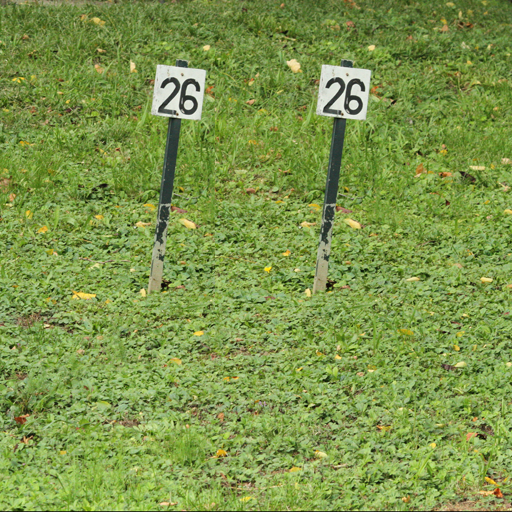
#> input picture 040_F.png, 512 x 512 px
$ python KisKrisztian_szakdolgozat_refactored.py
#> lines starting #> are read from the running program, lines starting #| are printed output that depends on the picture; after the words box and inside, x2 and y2 are one past the last pixel; in counts of white or black regions, pixels touching at a corner belong together
"""
Author: Kis Krisztián / R9Z50I
Diploma work title: Régiók többszörözésének észlelése a jellemzőpontok megfeleltetésének segítségével
Date: 2020
"""

import cv2
import numpy as np
import math
import time
from matplotlib import pyplot as plt


class ImageProcessor:
    def __init__(self, image_path):
        self.image_path = image_path
        # Read in the image
        self.original_image = cv2.imread(self.image_path)
        # Original image parameters: Height, Width, channel
        self.h, self.w, self.c = self.original_image.shape

    def grayscale_conversion(self):
        """
        1. Step
        Convert the RGB image to grayscale
        """
        self.gray_image = cv2.cvtColor(self.original_image, cv2.COLOR_BGR2GRAY)
        return self.gray_image

    def sift_detection(self):
        """
        2. Step
        Detect the keypoints and descriptors in the image using SIFT
        """
        sift = cv2.SIFT_create(nfeatures=100000, nOctaveLayers=3, sigma=1.6)
        self.keypoints, self.descriptors = sift.detectAndCompute(self.gray_image, None)
        return self.keypoints, self.descriptors

    def draw_keypoints(self, keypoints, flag=cv2.DRAW_MATCHES_FLAGS_DRAW_RICH_KEYPOINTS):
        """
        2.1. Step
        (OPTIONAL)
        Draw out keypoints, FLAG is for vector size and direction
        Show image or save out in a file
        """
        img_keypoints_draw = self.original_image.copy()
        img_keypoints_draw = cv2.drawKeypoints(self.original_image, keypoints, None, flags=flag)
        cv2.imshow("result", img_keypoints_draw)
        cv2.waitKey(0)
        cv2.destroyAllWindows()
        cv2.imwrite('keypoints.png', img_keypoints_draw)

    def match_keypoints(self, descriptors):
        """
        3. Step
        Find the matches between the keypoints using BFMatcher
        """
        self.bf = cv2.BFMatcher(cv2.NORM_L2, crossCheck=False)

        # Brute-Force with KNN, K the number of best matches
        matches = self.bf.knnMatch(descriptors, descriptors, k=3)

        # Removing self matching points
        better_matches = []
        for a, b, c in matches:
            if a.trainIdx == a.queryIdx:
                better_matches.append([b, c])
            elif b.trainIdx == b.queryIdx:
                better_matches.append([a, c])
            elif c.trainIdx == c.queryIdx:
                better_matches.append([a, b])

        # 5.3) Apply ratio test
        ratio_thresh = 0.5
        good_matches = []
        for m, n in better_matches:
            if m.distance < ratio_thresh * n.distance:
                good_matches.append(m)
        return good_matches

    def affine_transform(self, good_matches):
        """
        4. Step
        Apply affine transform to the keypoints using RANSAC
        """
        MIN_MATCH_COUNT = 3
        if len(good_matches) > MIN_MATCH_COUNT:
            src_pts = np.float32([self.keypoints[m.trainIdx].pt for m in good_matches])
            dst_pts = np.float32([self.keypoints[m.queryIdx].pt for m in good_matches])

            # Affine Transform matrix for forward transform matrix
            self.retval_forward, self.inliers_forward = cv2.estimateAffine2D(src_pts, dst_pts, method=cv2.RANSAC,
                                                                             ransacReprojThreshold=3, maxIters=100,
                                                                             confidence=0.99)
            # Affine Transform matrix for backward transform matrix
            self.retval_backward, self.inliers_backward = cv2.estimateAffine2D(dst_pts, src_pts, method=cv2.RANSAC,
                                                                               ransacReprojThreshold=3, maxIters=100,
                                                                               confidence=0.99)
            matches_mask = self.inliers_forward.ravel().tolist()
        else:
            print("Not enough keypoint matches")

        # Filter with RANSAC
        final_matches = []
        for i in range(len(good_matches)):
            if matches_mask[i] == 1:
                final_matches.append(good_matches[i])
        return self.retval_forward, self.retval_backward, final_matches

    def draw_lines_and_circles(self, final_matches):
        """
        4.1. Step
        Draw lines and circles on the image based on final matches
        """
        # Grayscale image convert to RGB image
        img_Fmatches = cv2.cvtColor(self.gray_image, cv2.COLOR_GRAY2RGB)

        list_point1 = []
        list_point2 = []
        for j in final_matches:
            # Get the matching keypoints for each of the images
            point1 = j.trainIdx
            point2 = j.queryIdx

            # Get the coordinates, x - columns, y - rows
            (x1, y1) = self.keypoints[point1].pt
            (x2, y2) = self.keypoints[point2].pt

            # Append to each list
            list_point1.append((int(x1), int(y1)))
            list_point2.append((int(x2), int(y2)))

            # Draw a small circle at both co-ordinates: radius 4, colour green, thickness = 1
            # copy keypoints circles
            cv2.circle(img_Fmatches, (int(x1), int(y1)), 4, (0, 255, 0), 1)
            # original keypoints circles
            cv2.circle(img_Fmatches, (int(x2), int(y2)), 4, (0, 255, 0), 1)

            # Draw a line in between the two points, thickness = 1, colour green
            cv2.line(img_Fmatches, (int(x1), int(y1)), (int(x2), int(y2)), (0, 255, 0), 1)

        return img_Fmatches

    def compute_correlation_maps(self, retval_forward, retval_backward):
        """
        5. Step
        Compute the region correlation maps based on forward and backward affine transform matrices
        """

        # WrapAffine for forward map
        wrapAffine_img_forward = cv2.warpAffine(self.gray_image, self.retval_forward, (self.w, self.h))

        # WrapAffine for backward map
        wrapAffine_img_backward = cv2.warpAffine(self.gray_image, self.retval_backward, (self.w, self.h))

        # Black images filled up with zeros
        forward_correlation_map = np.zeros((self.h, self.w, 1), np.float32)
        backward_correlation_map = np.zeros((self.h, self.w, 1), np.float32)

        # Computing region correlation map based on Forward affine transform matrix
        for y in range(0, self.h - 4):
            for x in range(0, self.w - 4):
                window1 = self.gray_image[y: y + 5, x: x + 5]
                window2 = wrapAffine_img_forward[y: y + 5, x: x + 5]

                I = window1 - window1.mean()
                W = window2 - window2.mean()

                top = np.sum(np.multiply(I, W, dtype=np.float32), dtype=np.float32)
                bottom = math.sqrt(
                    np.sum(np.multiply(np.multiply(I, I, dtype=np.float32), np.multiply(W, W, dtype=np.float32),
                                       dtype=np.float32), dtype=np.float32))

                if bottom != 0.0:
                    intensity = (top / bottom)
                    forward_correlation_map[y + 2, x + 2] = intensity
                elif bottom == 0.0:
                    intensity = 0
                    forward_correlation_map[y + 2, x + 2] = intensity

        # Computing region correlation map based on Backward affine transform matrix
        for y in range(0, self.h - 4):
            for x in range(0, self.w - 4):
                window1 = self.gray_image[y: y + 5, x: x + 5]
                window2 = wrapAffine_img_backward[y: y + 5, x: x + 5]

                I = window1 - window1.mean()
                W = window2 - window2.mean()

                top = np.sum(np.multiply(I, W, dtype=np.float32), dtype=np.float32)
                bottom = math.sqrt(
                    np.sum(np.multiply(np.multiply(I, I, dtype=np.float32), np.multiply(W, W, dtype=np.float32),
                                       dtype=np.float32), dtype=np.float32))

                if bottom != 0.0:
                    intensity = (top / bottom)
                    backward_correlation_map[y + 2, x + 2] = intensity
                elif bottom == 0.0:
                    intensity = 0
                    backward_correlation_map[y + 2, x + 2] = intensity

        return forward_correlation_map, backward_correlation_map

    def post_processing(self, forward_correlation_map, backward_correlation_map):
        """
        6. Step
        Post-processing
        """

        # Apply gaussian filter, kernel(7, 7)
        gaussian_forward = cv2.GaussianBlur(forward_correlation_map, (7, 7), 0)
        gaussian_backward = cv2.GaussianBlur(backward_correlation_map, (7, 7), 0)

        # Apply binary threshold
        # correlation map max intensity value
        minVal_f, maxVal_f, minLoc_f, maxLoc_f = cv2.minMaxLoc(forward_correlation_map)
        # print(maxVal_f)
        minVal_b, maxVal_b, minLoc_b, maxLoc_b = cv2.minMaxLoc(backward_correlation_map)
        # print(maxVal_b)

        # Threshold
        ret1, threshold_forward = cv2.threshold(gaussian_forward, (maxVal_f * 0.3), 255, cv2.THRESH_BINARY)
        ret2, threshold_backward = cv2.threshold(gaussian_backward, (maxVal_b * 0.3), 255, cv2.THRESH_BINARY)

        # Remove small isolated regions and close holes
        # Creating struck for morphological operations
        struct = cv2.getStructuringElement(cv2.MORPH_RECT, (12, 12))

        # Discard all small isolated regions
        # Apply the morphological open operation (erode->dilate)
        open_forward = cv2.morphologyEx(threshold_forward, cv2.MORPH_OPEN, struct, iterations=1)
        open_backward = cv2.morphologyEx(threshold_backward, cv2.MORPH_OPEN, struct, iterations=1)

        # Apply the morphological closing operation (dilate->erode)
        close_forward = cv2.morphologyEx(open_forward, cv2.MORPH_CLOSE, struct, iterations=1)
        close_backward = cv2.morphologyEx(open_backward, cv2.MORPH_CLOSE, struct, iterations=1)

        # Bitwise operation to get closer to the original shape
        bitwise_forward = cv2.bitwise_and(close_forward, threshold_forward)
        bitwise_backward = cv2.bitwise_and(close_backward, threshold_backward)
        # Close holes after Bitwise
        close_forward2 = cv2.morphologyEx(bitwise_forward, cv2.MORPH_CLOSE, struct, iterations=1)
        close_backward2 = cv2.morphologyEx(bitwise_backward, cv2.MORPH_CLOSE, struct, iterations=1)

        # Color the original image where correlate
        img_forward = self.original_image.copy()
        img_forward[close_forward2 > 0] = 0, 255, 255

        img_backward = img_forward.copy()
        img_backward[close_backward2 > 0] = 255, 0, 0

        return img_backward

    def output_image(self, forward_correlation_map, backward_correlation_map, img_Fmatches, img_backward):
        """
        7. Step
        Creating the final output image with the results
        """
        # Need to convert BGR to RGB for matplotlib
        img_BRG = cv2.cvtColor(self.original_image, cv2.COLOR_BGR2RGB)
        img_detected = cv2.cvtColor(img_backward, cv2.COLOR_BGR2RGB)

        # Both of the correlation map in one image
        forward_correlation_map_show = cv2.cvtColor(forward_correlation_map, cv2.COLOR_GRAY2RGB)
        backward_correlation_map_show = cv2.cvtColor(backward_correlation_map, cv2.COLOR_GRAY2RGB)
        correlation_map = np.add(forward_correlation_map_show, backward_correlation_map_show, dtype=np.float32) * 255

        # Final output
        plt.subplot(2, 2, 1), plt.title("Original image", fontsize=10), plt.axis('off'), plt.imshow(img_BRG)
        plt.subplot(2, 2, 2), plt.title("Matched keypoints", fontsize=10), plt.axis('off'), plt.imshow(img_Fmatches)
        plt.subplot(2, 2, 3), plt.title("Correlation maps", fontsize=10), plt.axis('off'), plt.imshow(correlation_map)
        plt.subplot(2, 2, 4), plt.title("Detected regions", fontsize=10), plt.axis('off'), plt.imshow(img_detected)
        plt.tight_layout()
        plt.savefig('results/final_image.png')
        plt.show()
        cv2.waitKey(0)
        cv2.destroyAllWindows()


def main():
    # Start timer
    start_time = time.perf_counter()

    # Original image path
    image_path = "040_F.png"
    img_processor = ImageProcessor(image_path)
#> in __init__, self.original_image is the input picture: shape (512, 512, 3); mean B, G, R 74.1, 149, 125

    # 1. Step
    gray_image = img_processor.grayscale_conversion()
#> in grayscale_conversion, `self.gray_image = cv2.cvtColor(self.original_image, cv2.COLOR_BGR2GRAY)`:
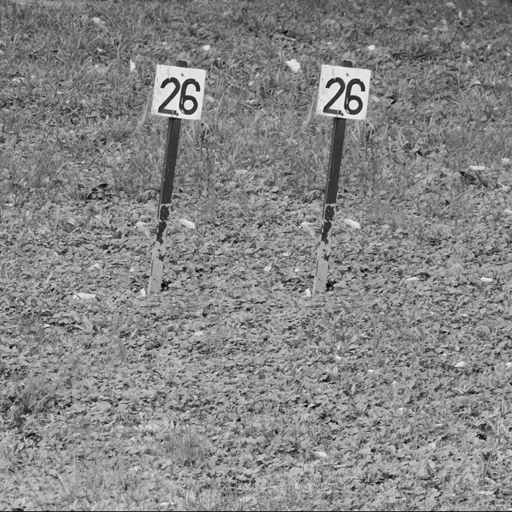
#> self.gray_image: shape (512, 512); min 5, max 243, mean 133.3

    # 2. Step
    keypoints, descriptors = img_processor.sift_detection()
#> in sift_detection, `self.keypoints, self.descriptors = sift.detectAndCompute(self.gray_ima..`: self.keypoints = 5129 keypoints; strongest (x, y, size): (198, 89, 3.2), (363, 89, 3.2), (163, 85, 3.4), (328, 85, 3.4)
#> keypoints has the same summary as self.keypoints in sift_detection

    # Optional Step
    # img_processor.draw_keypoints(keypoints)

    # 3. Step
    good_matches = img_processor.match_keypoints(descriptors)
#> in match_keypoints, `matches = self.bf.knnMatch(descriptors, descriptors, k=3)`: matches = 5129 matches
#> after the loop in match_keypoints, `for m, n in better_matches:`: good_matches = 660 matches
#> good_matches = 660 matches

    # 4. Step
    retval_forward, retval_backward, final_matches = img_processor.affine_transform(good_matches)
#> in affine_transform, `src_pts = np.float32([self.keypoints[m.trainIdx].pt for m in good_matc..`: src_pts = 660 pairs, first value 134.2 to 434.4, second value 19.84 to 338.2
#> in affine_transform, `dst_pts = np.float32([self.keypoints[m.queryIdx].pt for m in good_matc..`: dst_pts has the same summary as src_pts
#> in affine_transform, `self.retval_forward, self.inliers_forward = cv2.estimateAffine2D(src_p..`: self.retval_forward = [[1, 5.57e-06, -165], [1.72e-06, 1, -0.000506]]; self.inliers_forward = 660 values, max 1 at index 0, min 0 at index 32, mean 0.495
#> in affine_transform, `self.retval_backward, self.inliers_backward = cv2.estimateAffine2D(dst..`: self.retval_backward = [[1, -5.55e-06, 165], [-1.65e-06, 1, 0.000215]]; self.inliers_backward has the same summary as self.inliers_forward
#> in affine_transform, `matches_mask = self.inliers_forward.ravel().tolist()`: matches_mask has the same summary as self.inliers_forward
#> after the loop in affine_transform, `for i in range(len(good_matches)):`: final_matches = 327 matches
#> retval_forward = [[1, 5.57e-06, -165], [1.72e-06, 1, -0.000506]]; retval_backward = [[1, -5.55e-06, 165], [-1.65e-06, 1, 0.000215]]; final_matches = 327 matches

    # 4.1. Step
    img_Fmatches = img_processor.draw_lines_and_circles(final_matches)
#> the loop in draw_lines_and_circles, `for j in final_matches:` made 327 passes
#> (point1, point2, x1, y1, x2, y2) on passes 1 to 3: (2938, 1311, 299.2, 88.45, 134.2, 88.48), (2942, 1313, 299.8, 244.3, 134.8, 244.3), (2943, 1314, 299.9, 184.7, 134.9, 184.7)
#> after the loop in draw_lines_and_circles, `for j in final_matches:`:
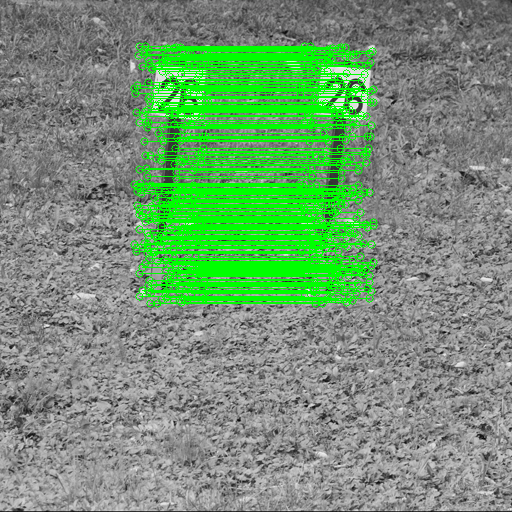
#> img_Fmatches: shape (512, 512, 3); mean B, G, R 114.8, 150.3, 114.8
#> after the loop in draw_lines_and_circles, `for j in final_matches:`: list_point1 = 327 pairs, first value 299 to 373, second value 46 to 303; list_point2 = 327 pairs, first value 134 to 208, second value 46 to 303

    # 5. Step
    forward_correlation_map, backward_correlation_map = img_processor.compute_correlation_maps(retval_forward,
                                                                                               retval_backward)
#> after the loop in compute_correlation_maps, `for y in range(0, self.h - 4):`:
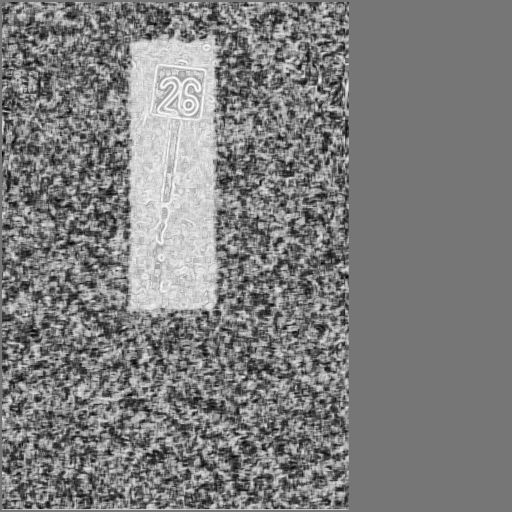
#> forward_correlation_map: shape (512, 512, 1) float32; min -4.07, max 4.69, mean 0.253; drawn with min black and max white

    # 6. Step
    img_backward = img_processor.post_processing(forward_correlation_map, backward_correlation_map)
#> in post_processing, `gaussian_backward = cv2.GaussianBlur(backward_correlation_map, (7, 7),..`:
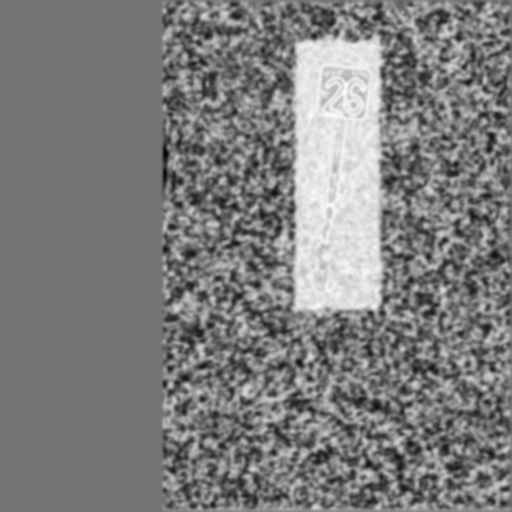
#> gaussian_backward: shape (512, 512) float32; min -3.38, max 3.98, mean 0.251; drawn with min black and max white
#> in post_processing, `minVal_f, maxVal_f, minLoc_f, maxLoc_f = cv2.minMaxLoc(forward_correla..`: minVal_f = -4.07; maxVal_f = 4.69; minLoc_f = (2, 152); maxLoc_f = (173, 185)
#> in post_processing, `minVal_b, maxVal_b, minLoc_b, maxLoc_b = cv2.minMaxLoc(backward_correl..`: minVal_b = -4.52; maxVal_b = 4.69; minLoc_b = (164, 172); maxLoc_b = (338, 185)
#> in post_processing, `ret1, threshold_forward = cv2.threshold(gaussian_forward, (maxVal_f * ..`:
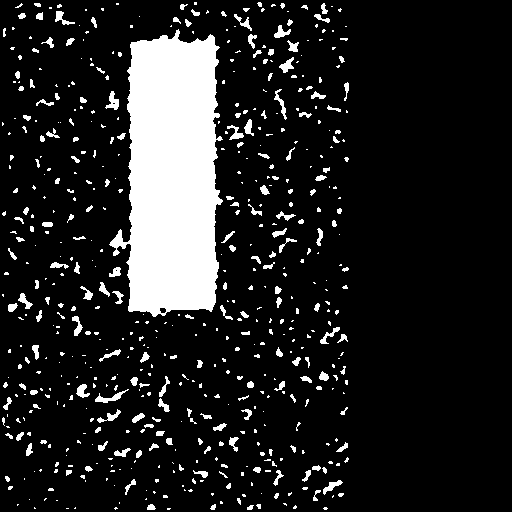
#> threshold_forward: shape (512, 512) float32; 13.4% white; 583 white regions (396 under 20 px), largest, box (x1, y1, x2, y2) and area: (109, 29, 223, 317) 23741, (95, 389, 129, 403) 150, (105, 91, 119, 110) 135
#> in post_processing, `ret1, threshold_forward = cv2.threshold(gaussian_forward, (maxVal_f * ..`: ret1 = 1.41
#> in post_processing, `ret2, threshold_backward = cv2.threshold(gaussian_backward, (maxVal_b ..`:
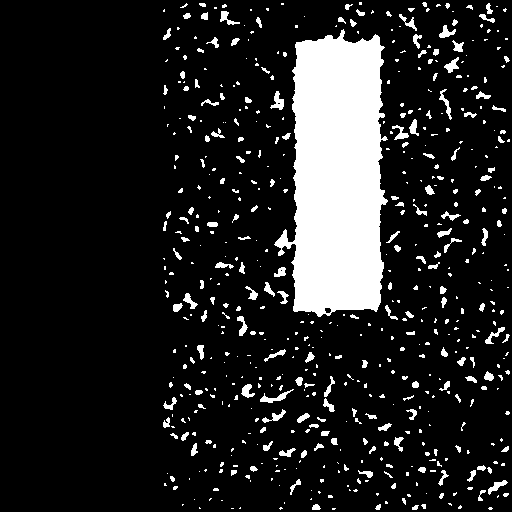
#> threshold_backward: shape (512, 512) float32; 13.3% white; 586 white regions (400 under 20 px), largest, box (x1, y1, x2, y2) and area: (274, 29, 388, 317) 23741, (260, 389, 294, 403) 150, (270, 91, 284, 110) 135
#> in post_processing, `open_forward = cv2.morphologyEx(threshold_forward, cv2.MORPH_OPEN, str..`: open_forward: shape (512, 512) float32; 8.8% white; 1 white region, box (x1, y1, x2, y2) and area: (130, 40, 219, 313) 22954
#> in post_processing, `open_backward = cv2.morphologyEx(threshold_backward, cv2.MORPH_OPEN, s..`: open_backward: shape (512, 512) float32; 8.8% white; 1 white region, box (x1, y1, x2, y2) and area: (295, 40, 384, 313) 22954
#> in post_processing, `close_forward = cv2.morphologyEx(open_forward, cv2.MORPH_CLOSE, struct..`: close_forward: shape (512, 512) float32; 8.8% white; 1 white region, box (x1, y1, x2, y2) and area: (131, 41, 220, 314) 23013
#> in post_processing, `close_backward = cv2.morphologyEx(open_backward, cv2.MORPH_CLOSE, stru..`: close_backward: shape (512, 512) float32; 8.8% white; 1 white region, box (x1, y1, x2, y2) and area: (296, 41, 385, 314) 23013
#> in post_processing, `bitwise_forward = cv2.bitwise_and(close_forward, threshold_forward)`: bitwise_forward: shape (512, 512) float32; 8.6% white; 1 white region, box (x1, y1, x2, y2) and area: (131, 41, 220, 314) 22479
#> in post_processing, `bitwise_backward = cv2.bitwise_and(close_backward, threshold_backward)`: bitwise_backward: shape (512, 512) float32; 8.6% white; 1 white region, box (x1, y1, x2, y2) and area: (296, 41, 385, 314) 22479
#> in post_processing, `close_forward2 = cv2.morphologyEx(bitwise_forward, cv2.MORPH_CLOSE, st..`: close_forward2: shape (512, 512) float32; 8.6% white; 1 white region, box (x1, y1, x2, y2) and area: (132, 42, 221, 315) 22654
#> in post_processing, `close_backward2 = cv2.morphologyEx(bitwise_backward, cv2.MORPH_CLOSE, ..`: close_backward2: shape (512, 512) float32; 8.6% white; 1 white region, box (x1, y1, x2, y2) and area: (297, 42, 386, 315) 22654
#> in post_processing, `img_forward[close_forward2 > 0] = 0, 255, 255`: img_forward: shape (512, 512, 3); 8.64% of pixels changed, all inside (x1, y1, x2, y2) = (132, 42, 221, 315)
#> in post_processing, `img_backward[close_backward2 > 0] = 255, 0, 0`: img_backward: shape (512, 512, 3); mean B, G, R 82.2, 145.7, 125.5

    # Stop timer
    end_time = time.perf_counter()
    print("Time taken: ", end_time - start_time)

    # 7. Step
    img_processor.output_image(forward_correlation_map, backward_correlation_map, img_Fmatches, img_backward)
#> in output_image, `plt.savefig('results/final_image.png')`:
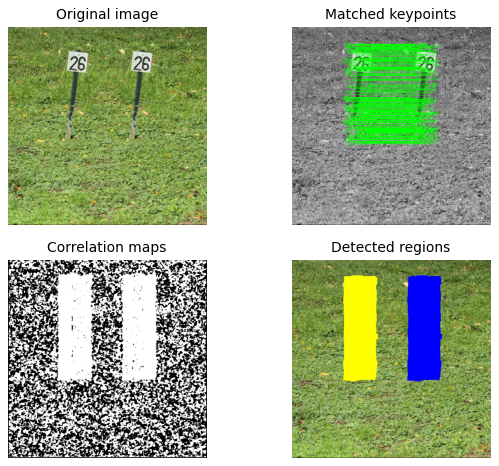
#> figure drawn by matplotlib, 4 panels


main()
